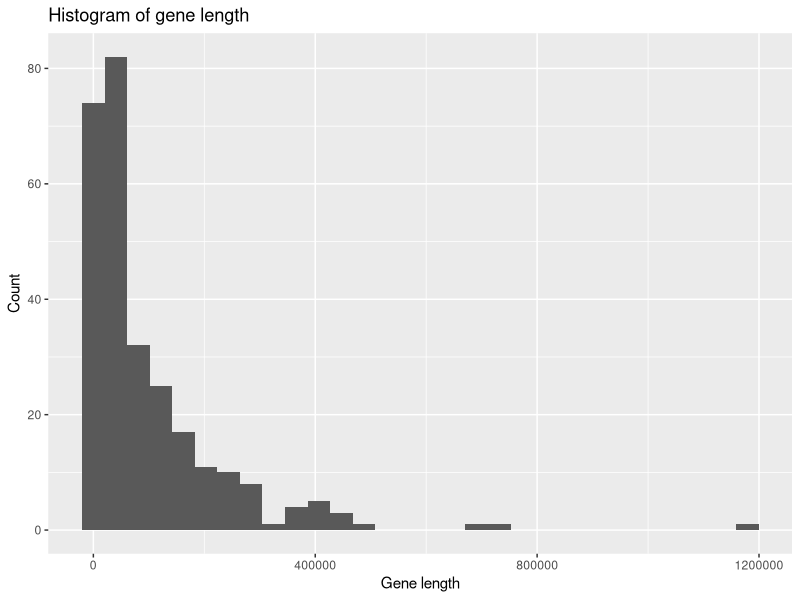
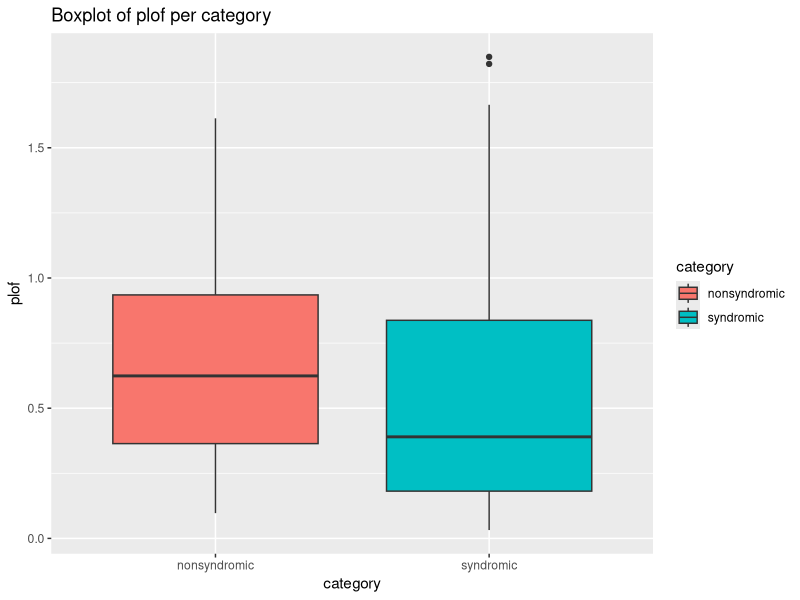
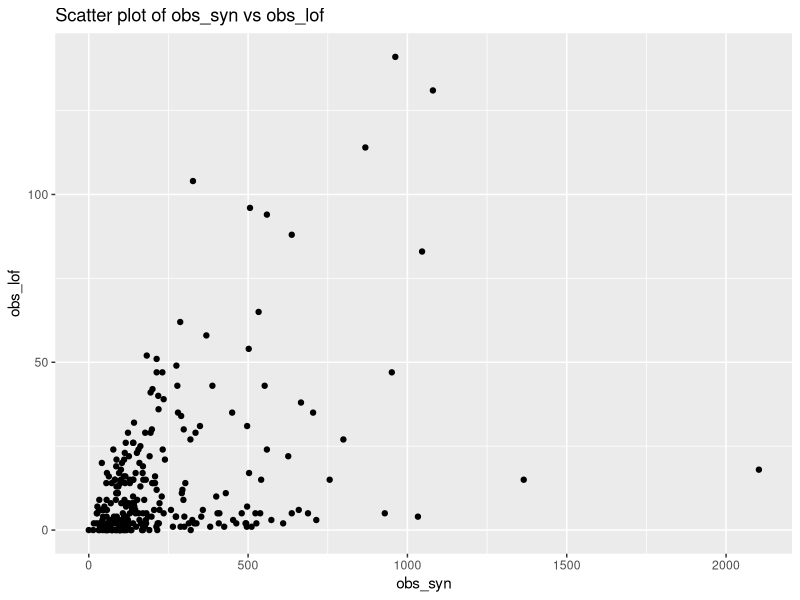
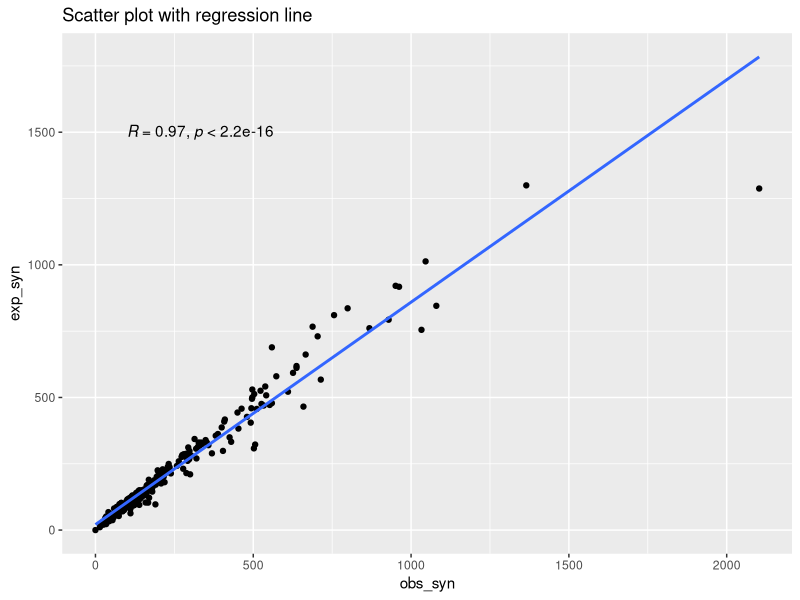
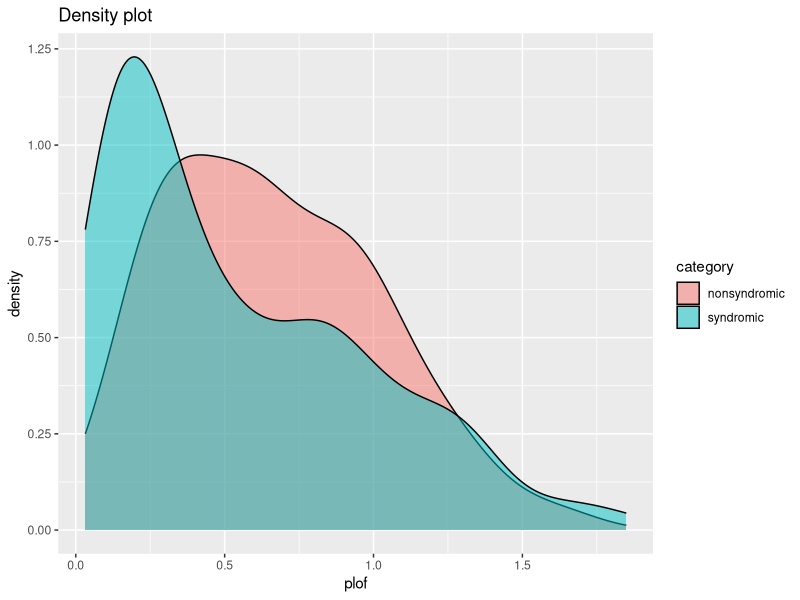
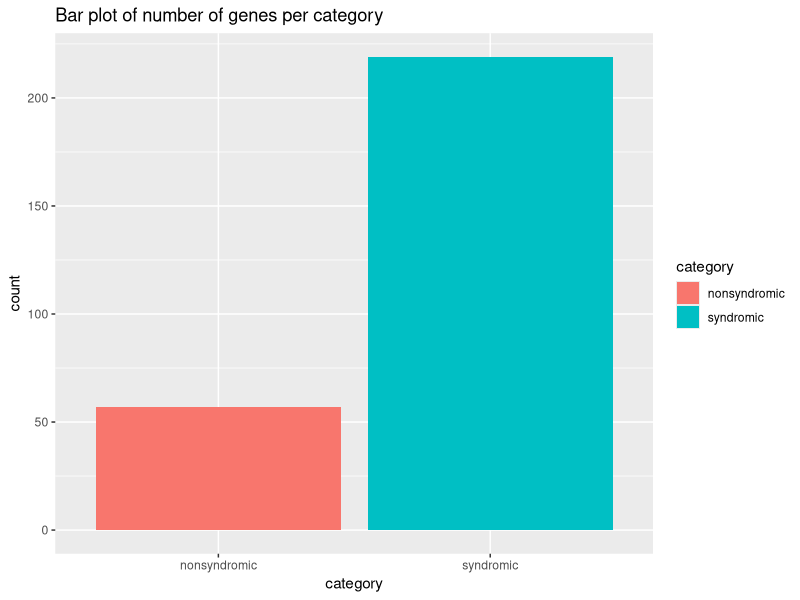
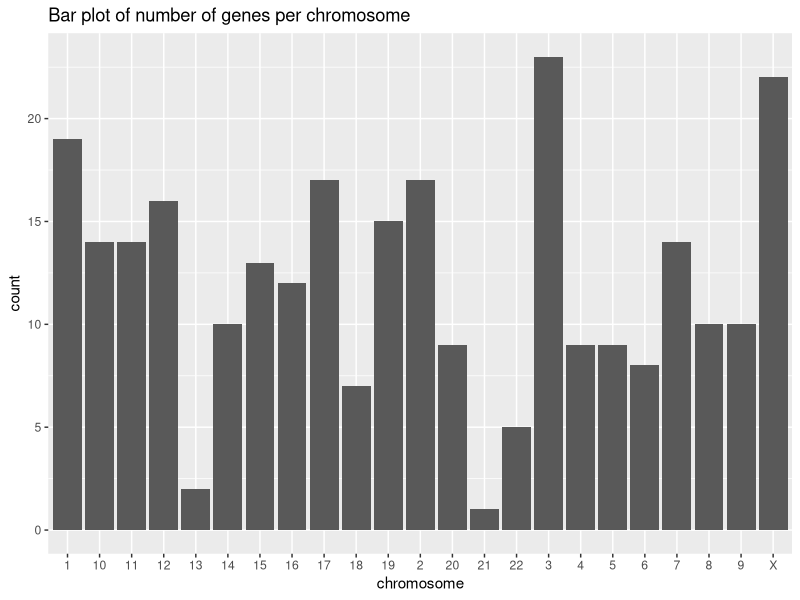
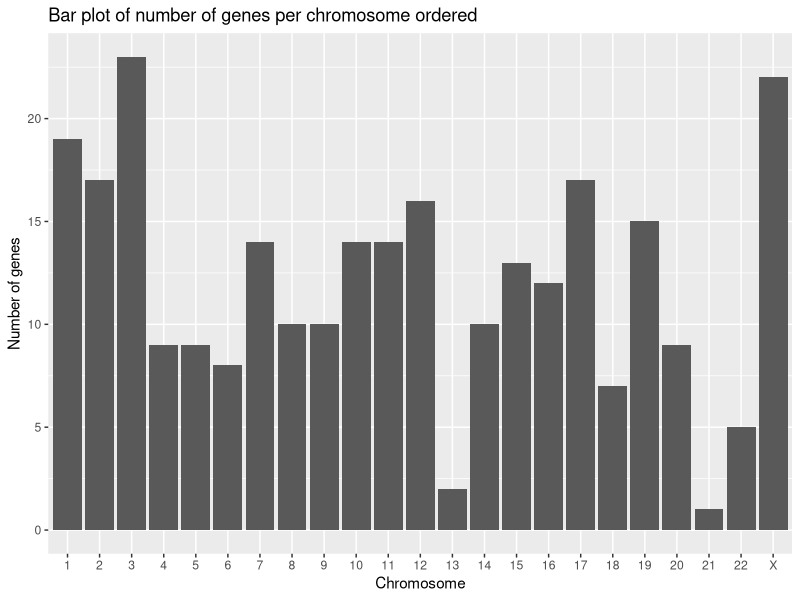

Reproduce these figures in R, in order.
## ---- chunk 1
knitr::opts_chunk$set(echo = TRUE)
## ---- chunk 2

# Load the ggplot2 library
library(ggplot2)
library(ggpubr) 

## ---- chunk 3

# Load the CHD gene annotation data
chd_genes <- read.delim("../../data/chd_genes.annotations.tsv", header = TRUE, sep = "\t")

# print the head of the data frame
head(chd_genes)

## ---- chunk 4

# Summarize the data

# Mean of the pLI score
mean(chd_genes$pLI) 

# Median of the pLI score
median(chd_genes$pLI)

# Standard deviation of the pLI score
sd(chd_genes$pLI)

# Maximum of the pLI score
max(chd_genes$pLI)

# Minimum of the pLI score
min(chd_genes$pLI)

# Summary of the pLI score
summary(chd_genes$pLI)

## ---- chunk 5

# Histogram of gene length
ggplot(chd_genes, aes(x = gene_length)) + 
  geom_histogram() +
  labs(title = "Histogram of gene length", x = "Gene length", y = "Count")

## ---- chunk 6

# Boxplot per category
ggplot(chd_genes, aes(x = category, y = plof, fill=category)) + 
  geom_boxplot() +
  labs(title = "Boxplot of plof per category", x = "category", y = "plof")


## ---- chunk 7

# Scatter plot
ggplot(chd_genes, aes(x = obs_syn, y = obs_lof)) + 
  geom_point() +
  labs(title = "Scatter plot of obs_syn vs obs_lof")

## ---- chunk 8

# Scatter plot with regression line and correlation coefficient
ggplot(chd_genes, aes(x = obs_syn, y = exp_syn)) + 
  geom_point() +
  geom_smooth(method = "lm", se = FALSE) +
  labs(title = "Scatter plot with regression line") +
  stat_cor(method = "pearson", label.x = 100, label.y = 1500)

## ---- chunk 9

# Density plot per category for plof metric
ggplot(chd_genes, aes(x = plof, fill = category)) + 
  geom_density(alpha = 0.5) +
  labs(title = "Density plot")


## ---- chunk 10

# count number of genes per category
ggplot(chd_genes, aes(x = category, fill = category)) + 
  geom_bar() +
  labs(title = "Bar plot of number of genes per category")

# count number of genes per chromosome
ggplot(chd_genes, aes(x = chromosome)) + 
  geom_bar() +
  labs(title = "Bar plot of number of genes per chromosome")

## ---- chunk 11

# count number of genes per chromosome ordered (1,2,...,22,X,Y)
ggplot(chd_genes, aes(x = factor(chromosome, levels = c(1:22, "X", "Y")))) + 
  geom_bar() +
  ylab("Number of genes") +
  xlab("Chromosome") +
  labs(title = "Bar plot of number of genes per chromosome ordered")

## ---- chunk 12


# t.test
t.test(pLI ~ category, data = chd_genes, alternative = "two.sided")

# wilcox.test
wilcox.test(pLI ~ category, data = chd_genes, alternative = "two.sided")

## ---- chunk 13

ggboxplot(chd_genes, 
          x = "category", 
          y = "plof",
          color = "category", 
          palette = "jco") +
  stat_compare_means(method = "wilcox.test", label.y = 2) +
  labs(title = "Boxplot of plof by category")

## ---- chunk 14

sessionInfo()

